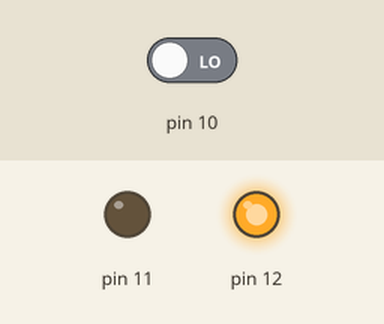
Simulated run of this sketch. Board: Arduino Uno, built with avr-gcc and run on an emulated ATmega328P. Parts: output pins drawn as LEDs (lit = HIGH). The inputs (shaded band) are chosen by the test bench; at power-on: pin 10 LOW.

Above: at 1.2 s.
1.3 s: pin 10 driven HIGH
At 2.4 s:
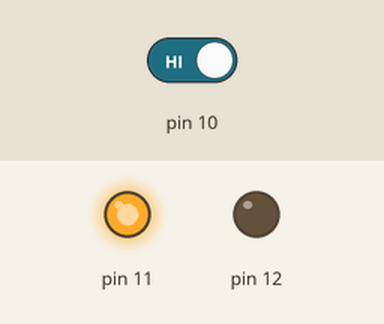
2.8 s: pin 10 driven LOW
At 3.5 s:
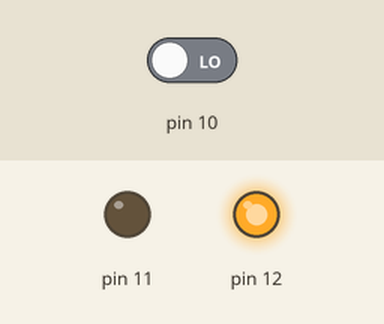
Timing chart, 0 to 5.8 s (numbered marks = the images above; inputs shaded):
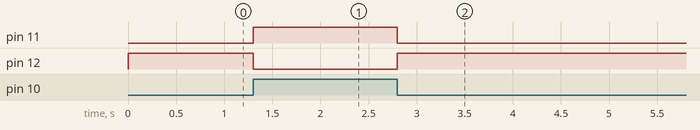

Measured:
- after the input at 1.3 s, pin 11: LOW → HIGH at once; pin 12: HIGH → LOW at once
- after the input at 2.8 s, pin 11: HIGH → LOW at once; pin 12: LOW → HIGH at once

The sketch:

IR1.ino
```cpp
void setup()
{

  pinMode(10, INPUT);
  pinMode(11, OUTPUT);
  pinMode(12, OUTPUT);

}

void loop()
{


  if (digitalRead(10)==HIGH)
  {

      digitalWrite(11, HIGH);
      digitalWrite(12, LOW);
  }
else
  {
      digitalWrite(12, HIGH);
      digitalWrite(11, LOW);
  }

}
```
